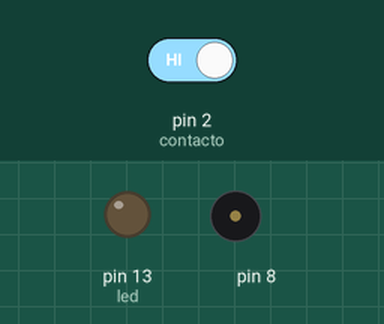
The sketch below on a simulated Arduino Uno, built with avr-gcc and run on an emulated ATmega328P. On the bench: output pins drawn as LEDs (lit = HIGH), buzzer (waves = sounding). Dashed ring = blinking. The inputs (shaded band) are chosen by the test bench; at power-on: pin 2 (contacto) HIGH.

Above: at 1.2 s.
1.3 s: pin 2 (contacto) driven LOW
At 1.55 s:
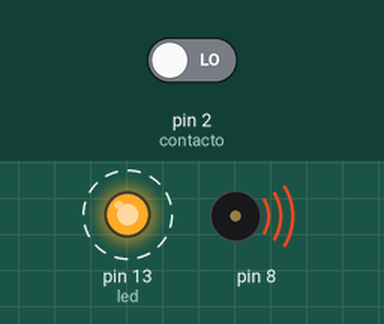
4.3 s: pin 2 (contacto) driven HIGH
At 5.7 s:
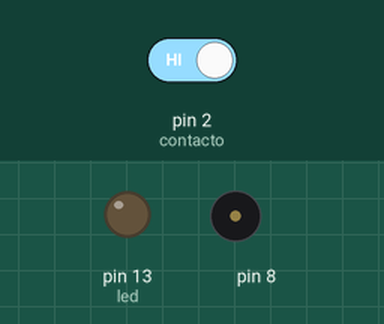
Timing chart, 0 to 7.3 s (numbered marks = the images above; inputs shaded):
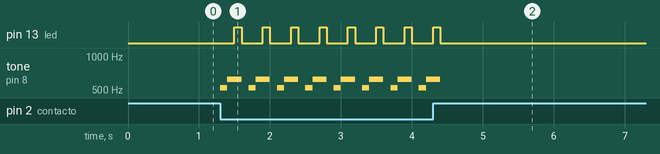

The sketch:

alarmapuerta.ino
```cpp
//Tarea: Sistema de alarma para puerta

int contacto = 2;           //pin del red switch
int led = 13;               //pin del led

void setup() {
pinMode(contacto, INPUT);
pinMode(led, OUTPUT);
pinMode(8, OUTPUT);

}

void loop() {
  digitalWrite(led,LOW);
  noTone(8);

  if(digitalRead(contacto)==LOW){ // en caso de que el iman esten en contacto con el red switch se activara buzzer y un led simulando que la puerta esta abierta

          tone(8, 523, 200);      // se indica el pin en el cual se encuentra el buzzer, la frecuencia y el tiempo que se desea dure el sonido
          delay(100);
          tone(8, 622, 200);
          delay(100);
          digitalWrite(led,HIGH); //enciende
          delay(100);
          digitalWrite(led,LOW);  //y apaga el led para que parpadee
          delay(100);


  }else{                         //en caso de que no se acerque el iman no sonara el buzzer ni encendera el led
          noTone(8);             //apagar el buzzer
          digitalWrite(led,LOW); //apagar el led
  }

}
```

Measured:
- after the input at 1.3 s, pin 13 (led): alternates HIGH for 0.10 s and LOW for 0.30 s, starting after 0.20 s; tone on pin 8: silent → 523 Hz at once, then repeats every 0.40 s: 622 Hz 0.20 s, silent 0.10 s, 523 Hz 0.10 s
- after the input at 4.3 s, pin 13 (led): goes on until 4.4 s, then stays LOW; tone on pin 8: goes on until 4.4 s, then stays silent
